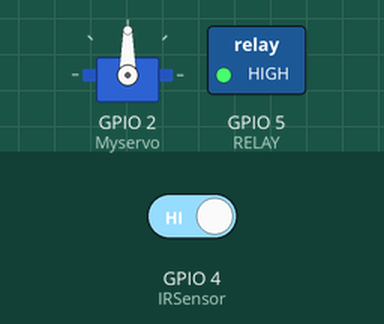
This sketch was run on a simulated ESP8266 (NodeMCU). Parts: servo, switched loads named in the sketch (green lamp = pin HIGH). Inputs (shaded band) come from the test bench; at power-on: GPIO 4 (IRSensor) HIGH. WiFi joins after 1.5 s; servers stay silent unless stated.

Above: at 3.0 s.
3.1 s: GPIO 4 (IRSensor) driven LOW
At 4.8 s:
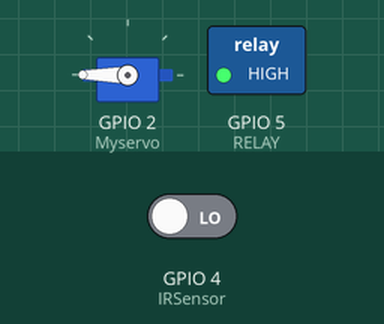
6.1 s: GPIO 4 (IRSensor) driven HIGH
At 7.3 s:
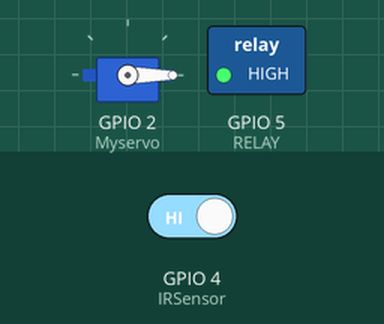
Timing chart, 0 to 9.1 s (numbered marks = the images above; inputs shaded):
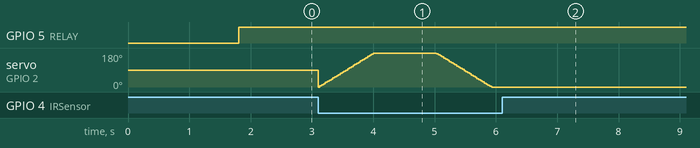

Measured:
- after the input at 6.1 s, GPIO 5 (RELAY): stays HIGH (without the input it goes to LOW after 0.83 s); servo on GPIO 2 (Myservo): stops changing and stays 0°

The sketch:

Fire_Alarm.ino
```cpp
#define BLYNK_PRINT Serial
#include <ESP8266WiFi.h>
#include <BlynkSimpleEsp8266.h>
#include<Servo.h>
Servo Myservo;
int pos;
#define RELAY 5 //D8
const int IRSensor=4; //D2
int ir = 0;

BlynkTimer timer;

// You should get Auth Token in the Blynk App.
// Go to the Project Settings (nut icon).
char auth[] = "********************************************************";

// Your WiFi credentials.
// Set password to "" for open networks.
char ssid[] = "*********";
char pass[] = "*********";

void setup()
{
Blynk.begin(auth, ssid, pass);
Myservo.attach(2);
pinMode(RELAY, OUTPUT);
digitalWrite(RELAY,LOW);
const int IRSensor=4;
timer.setInterval(60000L, blynknotify); // Setup a function to be called every 10 second
timer.setInterval(1000L, blynklcd);
}

void servorun()
{

for(pos=0;pos<=180;pos+=3){
Myservo.write(pos);
delay(15);
}
  delay(1000);

  for(pos=180;pos>=0;pos-=3){
Myservo.write(pos);
delay(15);
}
  delay(1000);

}

void blynklcd()
{
  if (ir == LOW) {
    Blynk.virtualWrite(V5, "Fire Alert");
  }
   else {
    Blynk.virtualWrite(V5, "No Fire");
   }
}
void blynknotify() {
  if (ir == LOW) {
    Blynk.notify("FIRE ALERT");
   }
}

void loop()
{
Blynk.run();
timer.run();
ir = digitalRead(IRSensor);
if(ir == LOW) {
servorun();
digitalWrite(RELAY,LOW);
}
else { digitalWrite(RELAY,HIGH); }
}
```
